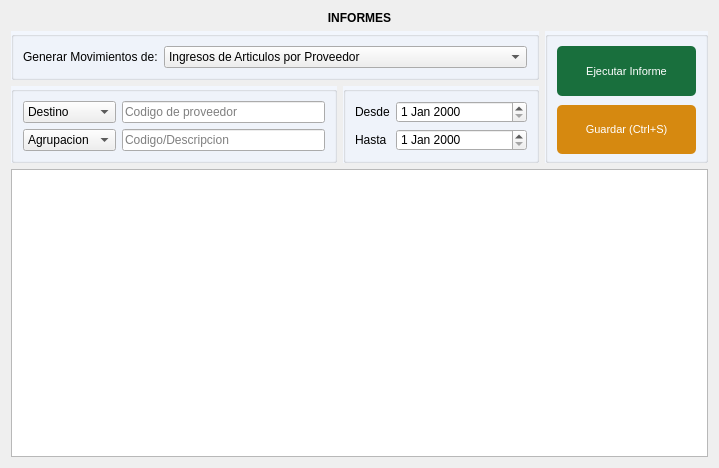
<?xml version="1.0" encoding="UTF-8"?>
<ui version="4.0">
 <class>Form</class>
 <widget class="QWidget" name="Form">
  <property name="geometry">
   <rect>
    <x>0</x>
    <y>0</y>
    <width>719</width>
    <height>468</height>
   </rect>
  </property>
  <property name="windowTitle">
   <string>Form</string>
  </property>
  <layout class="QGridLayout" name="gridLayout_4">
   <item row="0" column="0">
    <layout class="QGridLayout" name="gridLayout_3" rowstretch="0,0,0,0,80" columnstretch="50,30,25">
     <item row="1" column="0" colspan="2">
      <widget class="QGroupBox" name="groupBox">
       <property name="styleSheet">
        <string notr="true">#groupBox{
	background-color: #F2F6FD;
	}</string>
       </property>
       <property name="title">
        <string/>
       </property>
       <layout class="QGridLayout" name="gridLayout_2">
        <item row="0" column="2">
         <widget class="QComboBox" name="filtro_principal">
          <property name="sizePolicy">
           <sizepolicy hsizetype="Expanding" vsizetype="Expanding">
            <horstretch>0</horstretch>
            <verstretch>0</verstretch>
           </sizepolicy>
          </property>
          <item>
           <property name="text">
            <string>Ingresos de Articulos por Proveedor</string>
           </property>
          </item>
          <item>
           <property name="text">
            <string>Egresos de Articulos por Operario</string>
           </property>
          </item>
         </widget>
        </item>
        <item row="0" column="0" colspan="2">
         <widget class="QLabel" name="label_3">
          <property name="sizePolicy">
           <sizepolicy hsizetype="Expanding" vsizetype="Expanding">
            <horstretch>0</horstretch>
            <verstretch>0</verstretch>
           </sizepolicy>
          </property>
          <property name="layoutDirection">
           <enum>Qt::LeftToRight</enum>
          </property>
          <property name="text">
           <string>Generar Movimientos de:</string>
          </property>
          <property name="alignment">
           <set>Qt::AlignLeading|Qt::AlignLeft|Qt::AlignVCenter</set>
          </property>
         </widget>
        </item>
       </layout>
      </widget>
     </item>
     <item row="4" column="0" colspan="3">
      <widget class="QTableView" name="tbl_informe">
       <property name="tabKeyNavigation">
        <bool>false</bool>
       </property>
       <attribute name="horizontalHeaderStretchLastSection">
        <bool>true</bool>
       </attribute>
      </widget>
     </item>
     <item row="0" column="0" colspan="3">
      <widget class="QLabel" name="label">
       <property name="font">
        <font>
         <pointsize>9</pointsize>
         <weight>75</weight>
         <bold>true</bold>
        </font>
       </property>
       <property name="text">
        <string>INFORMES</string>
       </property>
       <property name="alignment">
        <set>Qt::AlignCenter</set>
       </property>
      </widget>
     </item>
     <item row="2" column="0" rowspan="2">
      <widget class="QGroupBox" name="groupBox_2">
       <property name="styleSheet">
        <string notr="true">#groupBox_2{
	background-color: #F2F6FD;
	}</string>
       </property>
       <property name="title">
        <string/>
       </property>
       <layout class="QGridLayout" name="gridLayout_5">
        <item row="0" column="1" colspan="2">
         <widget class="QComboBox" name="filtro_destino">
          <item>
           <property name="text">
            <string>Destino</string>
           </property>
          </item>
         </widget>
        </item>
        <item row="0" column="3">
         <widget class="QLineEdit" name="filtro_tercero">
          <property name="placeholderText">
           <string>Codigo de proveedor</string>
          </property>
         </widget>
        </item>
        <item row="1" column="3">
         <widget class="QLineEdit" name="buscador">
          <property name="text">
           <string/>
          </property>
          <property name="placeholderText">
           <string>Codigo/Descripcion</string>
          </property>
         </widget>
        </item>
        <item row="1" column="1" colspan="2">
         <widget class="QComboBox" name="filtro_agrupacion">
          <item>
           <property name="text">
            <string>Agrupacion</string>
           </property>
          </item>
          <item>
           <property name="text">
            <string>Insumos</string>
           </property>
          </item>
          <item>
           <property name="text">
            <string>Reparacion</string>
           </property>
          </item>
          <item>
           <property name="text">
            <string>Inversion</string>
           </property>
          </item>
         </widget>
        </item>
       </layout>
      </widget>
     </item>
     <item row="2" column="1" rowspan="2">
      <widget class="QGroupBox" name="groupBox_3">
       <property name="styleSheet">
        <string notr="true">#groupBox_3{
	background-color: #F2F6FD;
	}</string>
       </property>
       <property name="title">
        <string/>
       </property>
       <layout class="QGridLayout" name="gridLayout_6" columnstretch="10,90">
        <item row="0" column="0">
         <widget class="QLabel" name="label_desde">
          <property name="text">
           <string>Desde</string>
          </property>
         </widget>
        </item>
        <item row="1" column="0">
         <widget class="QLabel" name="label_hasta">
          <property name="text">
           <string>Hasta</string>
          </property>
         </widget>
        </item>
        <item row="0" column="1">
         <widget class="QDateEdit" name="fecha_desde">
          <property name="focusPolicy">
           <enum>Qt::ClickFocus</enum>
          </property>
         </widget>
        </item>
        <item row="1" column="1">
         <widget class="QDateEdit" name="fecha_hasta">
          <property name="focusPolicy">
           <enum>Qt::ClickFocus</enum>
          </property>
         </widget>
        </item>
       </layout>
      </widget>
     </item>
     <item row="1" column="2" rowspan="3">
      <widget class="QGroupBox" name="groupBox_4">
       <property name="styleSheet">
        <string notr="true">#groupBox_4{
	background-color: #F2F6FD;
	}</string>
       </property>
       <property name="title">
        <string/>
       </property>
       <layout class="QGridLayout" name="gridLayout">
        <property name="topMargin">
         <number>9</number>
        </property>
        <property name="rightMargin">
         <number>9</number>
        </property>
        <property name="bottomMargin">
         <number>6</number>
        </property>
        <property name="spacing">
         <number>9</number>
        </property>
        <item row="0" column="0">
         <widget class="QPushButton" name="btn_ejecutar">
          <property name="sizePolicy">
           <sizepolicy hsizetype="Expanding" vsizetype="Fixed">
            <horstretch>0</horstretch>
            <verstretch>0</verstretch>
           </sizepolicy>
          </property>
          <property name="maximumSize">
           <size>
            <width>200</width>
            <height>200</height>
           </size>
          </property>
          <property name="styleSheet">
           <string notr="true">#btn_ejecutar{
	background-color: #196F3D;
	color: #ffffff;
	font-family: 'Ariall';
	font-size: 11px;
	border-radius: 5px;
	}

#btn_ejecutar:hover{
	background-color: #04B431;
	}</string>
          </property>
          <property name="text">
           <string>Ejecutar Informe</string>
          </property>
          <property name="icon">
           <iconset>
            <normaloff>../ico/accept_database.ico</normaloff>../ico/accept_database.ico</iconset>
          </property>
          <property name="iconSize">
           <size>
            <width>30</width>
            <height>30</height>
           </size>
          </property>
          <property name="shortcut">
           <string>Return</string>
          </property>
         </widget>
        </item>
        <item row="1" column="0">
         <widget class="QPushButton" name="btn_guardar">
          <property name="sizePolicy">
           <sizepolicy hsizetype="Expanding" vsizetype="Fixed">
            <horstretch>0</horstretch>
            <verstretch>0</verstretch>
           </sizepolicy>
          </property>
          <property name="maximumSize">
           <size>
            <width>200</width>
            <height>200</height>
           </size>
          </property>
          <property name="styleSheet">
           <string notr="true">#btn_guardar{
	background-color: #D68910  ;
	color: #ffffff;
	font-family: 'Ariall';
	font-size: 11px;
	border-radius: 5px;
	}

#btn_guardar:hover{
	background-color: #F1C40F ;
	}</string>
          </property>
          <property name="text">
           <string>Guardar (Ctrl+S)</string>
          </property>
          <property name="icon">
           <iconset>
            <normaloff>../ico/save.ico</normaloff>../ico/save.ico</iconset>
          </property>
          <property name="iconSize">
           <size>
            <width>30</width>
            <height>30</height>
           </size>
          </property>
         </widget>
        </item>
       </layout>
      </widget>
     </item>
    </layout>
   </item>
  </layout>
 </widget>
 <resources/>
 <connections/>
</ui>
